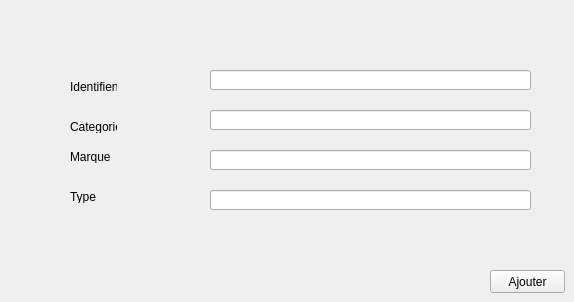
      <widget class="QWidget" name="tab_17">
       <attribute name="title">
        <string>Ajouter un produit </string>
       </attribute>
       <widget class="QLineEdit" name="lineEdit_4">
        <property name="geometry">
         <rect>
          <x>210</x>
          <y>70</y>
          <width>321</width>
          <height>20</height>
         </rect>
        </property>
       </widget>
       <widget class="QLineEdit" name="lineEdit_12">
        <property name="geometry">
         <rect>
          <x>210</x>
          <y>110</y>
          <width>321</width>
          <height>20</height>
         </rect>
        </property>
       </widget>
       <widget class="QLineEdit" name="lineEdit_13">
        <property name="geometry">
         <rect>
          <x>210</x>
          <y>150</y>
          <width>321</width>
          <height>20</height>
         </rect>
        </property>
       </widget>
       <widget class="QLabel" name="label_72">
        <property name="geometry">
         <rect>
          <x>70</x>
          <y>80</y>
          <width>47</width>
          <height>13</height>
         </rect>
        </property>
        <property name="text">
         <string>Identifient</string>
        </property>
       </widget>
       <widget class="QLabel" name="label_73">
        <property name="geometry">
         <rect>
          <x>70</x>
          <y>120</y>
          <width>47</width>
          <height>13</height>
         </rect>
        </property>
        <property name="text">
         <string>Categorie</string>
        </property>
       </widget>
       <widget class="QLabel" name="label_74">
        <property name="geometry">
         <rect>
          <x>70</x>
          <y>150</y>
          <width>47</width>
          <height>13</height>
         </rect>
        </property>
        <property name="text">
         <string>Marque</string>
        </property>
       </widget>
       <widget class="QLabel" name="label_75">
        <property name="geometry">
         <rect>
          <x>70</x>
          <y>190</y>
          <width>47</width>
          <height>13</height>
         </rect>
        </property>
        <property name="text">
         <string>Type</string>
        </property>
       </widget>
       <widget class="QLineEdit" name="lineEdit_14">
        <property name="geometry">
         <rect>
          <x>210</x>
          <y>190</y>
          <width>321</width>
          <height>20</height>
         </rect>
        </property>
       </widget>
       <widget class="QPushButton" name="pushButton_7">
        <property name="geometry">
         <rect>
          <x>490</x>
          <y>270</y>
          <width>75</width>
          <height>23</height>
         </rect>
        </property>
        <property name="text">
         <string>Ajouter</string>
        </property>
       </widget>
      </widget>
